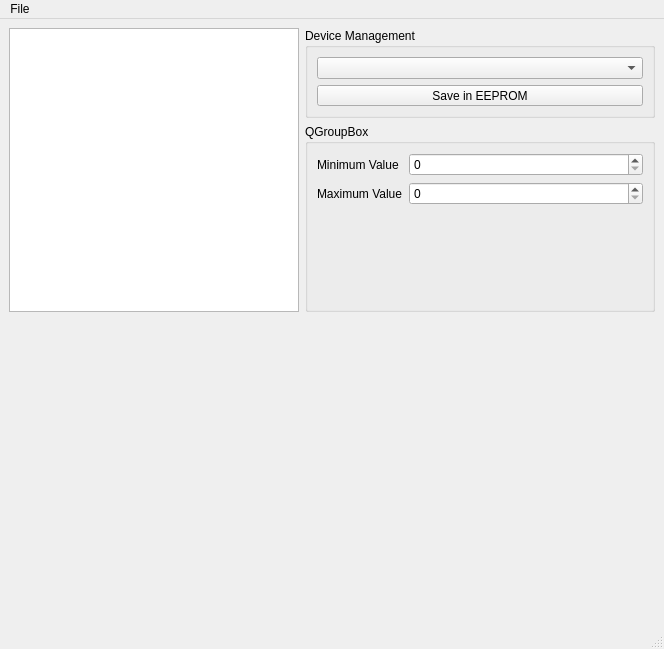
<?xml version="1.0" encoding="UTF-8"?>
<ui version="4.0">
 <class>MainWindow</class>
 <widget class="QMainWindow" name="MainWindow">
  <property name="geometry">
   <rect>
    <x>0</x>
    <y>0</y>
    <width>664</width>
    <height>649</height>
   </rect>
  </property>
  <property name="minimumSize">
   <size>
    <width>0</width>
    <height>0</height>
   </size>
  </property>
  <property name="maximumSize">
   <size>
    <width>16777215</width>
    <height>16777215</height>
   </size>
  </property>
  <property name="windowTitle">
   <string>MainWindow</string>
  </property>
  <widget class="QWidget" name="centralwidget">
   <layout class="QGridLayout" name="gridLayout">
    <item row="0" column="1">
     <widget class="QGroupBox" name="deviceBox">
      <property name="sizePolicy">
       <sizepolicy hsizetype="Minimum" vsizetype="Maximum">
        <horstretch>0</horstretch>
        <verstretch>0</verstretch>
       </sizepolicy>
      </property>
      <property name="minimumSize">
       <size>
        <width>350</width>
        <height>0</height>
       </size>
      </property>
      <property name="maximumSize">
       <size>
        <width>350</width>
        <height>16777215</height>
       </size>
      </property>
      <property name="baseSize">
       <size>
        <width>0</width>
        <height>0</height>
       </size>
      </property>
      <property name="title">
       <string>Device Management</string>
      </property>
      <layout class="QVBoxLayout" name="verticalLayout">
       <item>
        <widget class="QComboBox" name="comboBox"/>
       </item>
       <item>
        <widget class="QToolButton" name="toolButton">
         <property name="enabled">
          <bool>true</bool>
         </property>
         <property name="sizePolicy">
          <sizepolicy hsizetype="Expanding" vsizetype="Preferred">
           <horstretch>0</horstretch>
           <verstretch>0</verstretch>
          </sizepolicy>
         </property>
         <property name="text">
          <string>Save in EEPROM</string>
         </property>
         <property name="checkable">
          <bool>false</bool>
         </property>
        </widget>
       </item>
      </layout>
     </widget>
    </item>
    <item row="1" column="1">
     <widget class="QGroupBox" name="cellBox">
      <property name="sizePolicy">
       <sizepolicy hsizetype="Maximum" vsizetype="Preferred">
        <horstretch>0</horstretch>
        <verstretch>0</verstretch>
       </sizepolicy>
      </property>
      <property name="minimumSize">
       <size>
        <width>350</width>
        <height>0</height>
       </size>
      </property>
      <property name="title">
       <string>QGroupBox</string>
      </property>
      <layout class="QFormLayout" name="formLayout">
       <item row="0" column="0">
        <widget class="QLabel" name="labelMinimum">
         <property name="text">
          <string>Minimum Value</string>
         </property>
        </widget>
       </item>
       <item row="0" column="1">
        <widget class="QSpinBox" name="spinBoxMinimum"/>
       </item>
       <item row="1" column="0">
        <widget class="QLabel" name="labelMaximum">
         <property name="text">
          <string>Maximum Value</string>
         </property>
        </widget>
       </item>
       <item row="1" column="1">
        <widget class="QSpinBox" name="spinBoxMaximum"/>
       </item>
      </layout>
     </widget>
    </item>
    <item row="0" column="0" rowspan="2">
     <widget class="QTableWidget" name="tableWidget">
      <property name="sizePolicy">
       <sizepolicy hsizetype="Minimum" vsizetype="Expanding">
        <horstretch>0</horstretch>
        <verstretch>0</verstretch>
       </sizepolicy>
      </property>
      <property name="maximumSize">
       <size>
        <width>16777215</width>
        <height>16777215</height>
       </size>
      </property>
      <property name="editTriggers">
       <set>QAbstractItemView::NoEditTriggers</set>
      </property>
      <property name="showDropIndicator" stdset="0">
       <bool>false</bool>
      </property>
      <property name="dragDropOverwriteMode">
       <bool>false</bool>
      </property>
      <property name="selectionMode">
       <enum>QAbstractItemView::SingleSelection</enum>
      </property>
     </widget>
    </item>
    <item row="2" column="0" colspan="2">
     <widget class="QwtPlot" name="plotWidget" native="true">
      <property name="sizePolicy">
       <sizepolicy hsizetype="Preferred" vsizetype="Minimum">
        <horstretch>0</horstretch>
        <verstretch>0</verstretch>
       </sizepolicy>
      </property>
      <property name="minimumSize">
       <size>
        <width>0</width>
        <height>300</height>
       </size>
      </property>
     </widget>
    </item>
   </layout>
  </widget>
  <widget class="QMenuBar" name="menubar">
   <property name="geometry">
    <rect>
     <x>0</x>
     <y>0</y>
     <width>664</width>
     <height>25</height>
    </rect>
   </property>
   <widget class="QMenu" name="menuFile">
    <property name="title">
     <string>File</string>
    </property>
    <addaction name="actionRefresh"/>
    <addaction name="actionSave_in_EEPROM"/>
    <addaction name="separator"/>
    <addaction name="actionQuit"/>
   </widget>
   <addaction name="menuFile"/>
  </widget>
  <widget class="QStatusBar" name="statusbar"/>
  <action name="actionRefresh">
   <property name="text">
    <string>Refresh Devices</string>
   </property>
   <property name="shortcut">
    <string>Ctrl+R</string>
   </property>
  </action>
  <action name="actionQuit">
   <property name="text">
    <string>Quit</string>
   </property>
   <property name="shortcut">
    <string>Ctrl+Q</string>
   </property>
  </action>
  <action name="actionSave_in_EEPROM">
   <property name="enabled">
    <bool>false</bool>
   </property>
   <property name="text">
    <string>Save in EEPROM</string>
   </property>
   <property name="shortcut">
    <string>Ctrl+S</string>
   </property>
  </action>
 </widget>
 <customwidgets>
  <customwidget>
   <class>QwtPlot</class>
   <extends>QWidget</extends>
   <header location="global">qwt/qwt_plot.h</header>
   <container>1</container>
  </customwidget>
 </customwidgets>
 <resources/>
 <connections/>
</ui>
